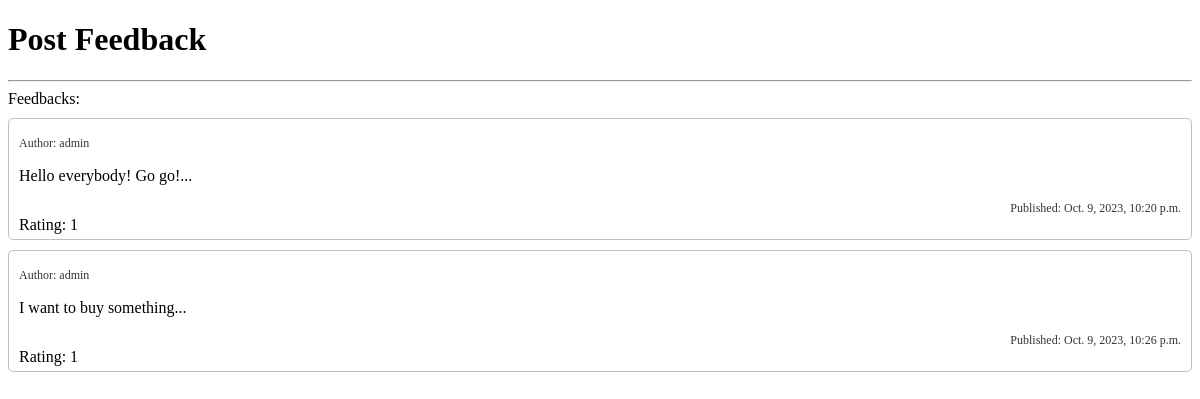
The page /post/detail/feedback/2 on the database its author committed.
### blog/models.py (models this page shows, shortened)
class PostFeedback(models.Model):
    post = models.ForeignKey(Post, on_delete=models.CASCADE, related_name="post_feedbacks")
    author = models.ForeignKey('auth.USER', on_delete=models.CASCADE)
    text = models.CharField(max_length=255, verbose_name='Text')
    created = models.DateTimeField(auto_now_add=True)
    published_date = models.DateTimeField(auto_now_add=True, verbose_name='Published Date')
    rating = models.PositiveIntegerField(default=3, verbose_name='Rating')

### blog/views.py (the view)
# urls.py: path('post/detail/feedback/<int:post_pk>', post_feedback, name='post_feedback'),
def post_feedback(request, post_pk):
    post = Post.objects.get(pk=post_pk)
    post_feedbacks = PostFeedback.objects.filter(post_id=post_pk)
    context = {'post': post, 'feedbacks': post_feedbacks}
    return render(request, 'blog/post_feedback.html', context)

### blog/templates/blog/post_feedback.html (shortened to what this page needs)
<!DOCTYPE html>
<html lang="en">
<head>
</head>
<body>
<div>
    <h1>Post Feedback</h1>
    <hr>
    <div class="feedback_wrapper">
        Feedbacks:
        {% for feedback in feedbacks %}
        <div class="feedback">
            <p class="author">Author: {{ feedback.author }}</p>
            <p>{{ feedback.text }}...</p>
            <div style="display: flex; justify-content: end">
                <span class="date">Published: {{ feedback.published_date }}</span>
            </div>
             <div class="rating">
             Rating: {{feedback.rating}}
        </div>
        </div>
        {% endfor %}
    </div>
</div>
</body>
</html>

### blog/templates/blog/post_feedback.html (style rules this page uses)
.feedback_wrapper .feedback { padding: 5px 10px; border: 1px solid silver; border-radius: 5px; margin-top: 10px; }
.feedback_wrapper .feedback .author { font-size: 12px; opacity: 0.8; }
.feedback_wrapper .feedback .date { font-size: 12px; opacity: 0.8; }
.rating { display: flex; }

### rows shown on the page
PostFeedback: author "admin", text "Hello everybody! Go go!", published_date "Oct. 9, 2023, 10:20 p.m.", rating "1"
PostFeedback: author "admin", text "I want to buy something", published_date "Oct. 9, 2023, 10:26 p.m.", rating "1"
